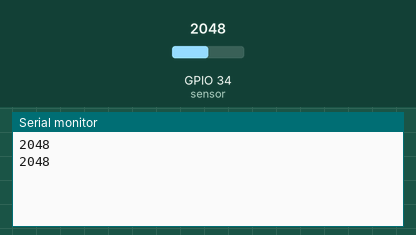
Bench run of a sketch on a simulated ESP32. Parts: the last lines printed to the serial monitor. Inputs (shaded band) come from the test bench; at power-on: GPIO 34 (sensor) = 2048.

Above: at 1.8 s.
1.9 s: GPIO 34 (sensor) set to 2866
At 2.6 s:
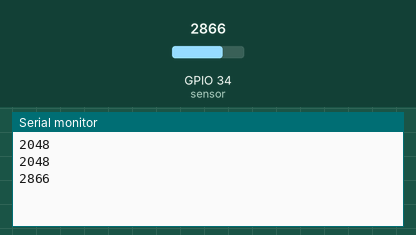
3.4 s: GPIO 34 (sensor) set to 3603
At 4.8 s:
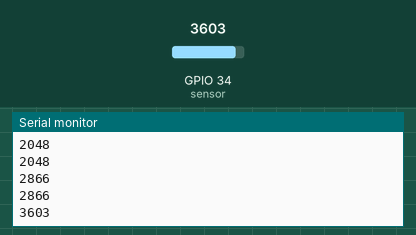
Timing chart, 0 to 6.4 s (numbered marks = the images above; inputs shaded):
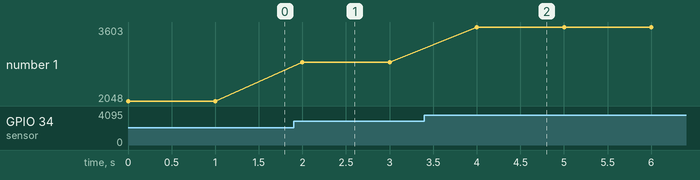

The sketch:

AnalogInput.ino
```cpp
int sensor = 34;      // select the input pin
int sensorValue = 0;  // variable to store the value coming from the sensor

void setup() {
  Serial.begin(115200);
}

void loop() {
  // read the value from the sensor:
  sensorValue = analogRead(sensor);
  //Printing the value from the sensor
  Serial.println(sensorValue);
  delay(1000);
}
```

Measured:
- after the input at 1.9 s, the serial monitor: prints a new line after 0.10 s (image 1)
- after the input at 3.4 s, the serial monitor: prints a new line after 0.60 s (image 2)
- plotted number 1: 2048 → 2866 after the input at 1.9 s, 2866 → 3603 after the input at 3.4 s
